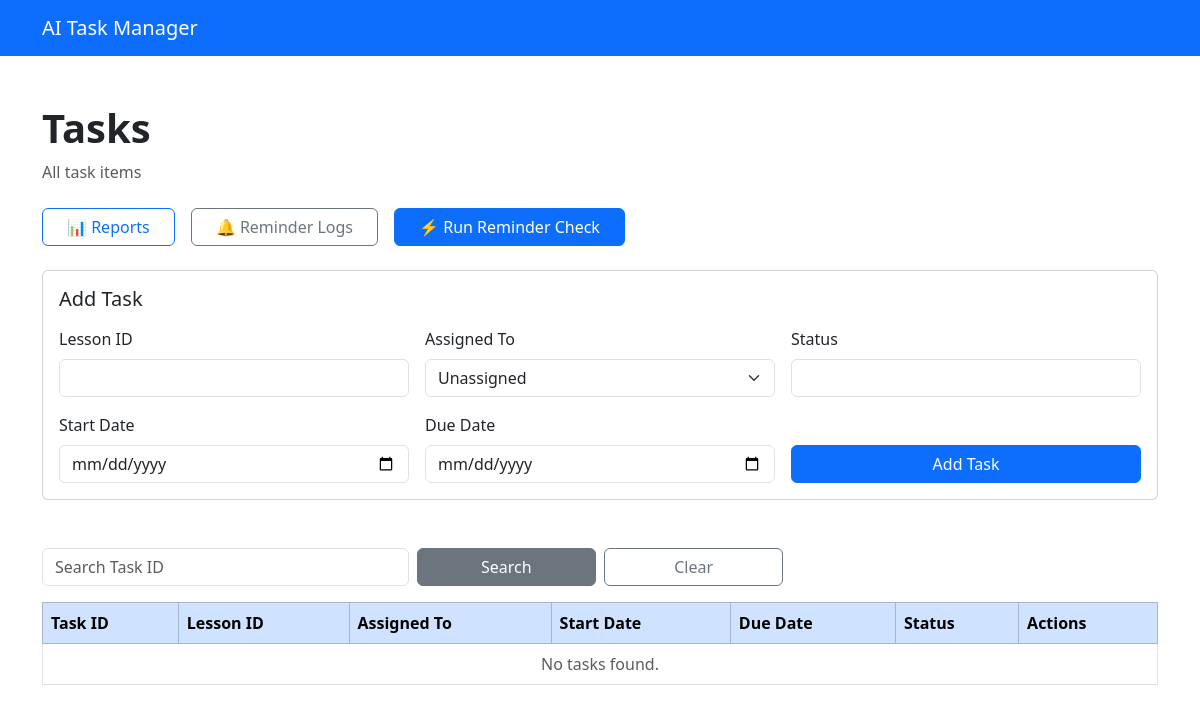
/tasks (signed in), run on an earlier commit of the app's database.
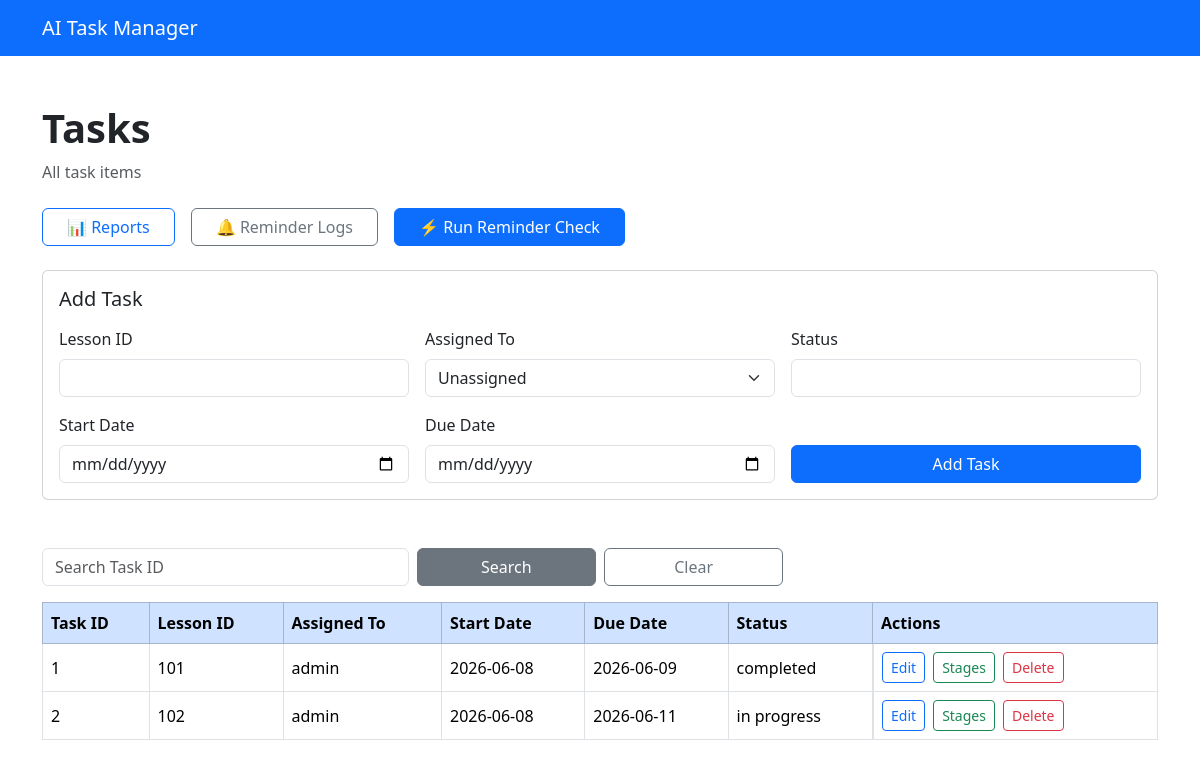
And on a later commit of the database.
### app/models/task.py (models this page shows)
class TaskItem(Base):
    __tablename__ = "task_items"
    id: Mapped[int] = mapped_column(primary_key=True, index=True)
    lesson_id: Mapped[int] = mapped_column(Integer, nullable=False)
    assigned_to: Mapped[Optional[int]] = mapped_column(
        ForeignKey("users.id"),
        nullable=True,
    )
    start_date: Mapped[date] = mapped_column(Date, nullable=False)
    due_date: Mapped[date] = mapped_column(Date, nullable=False)
    status: Mapped[str] = mapped_column(String(50), nullable=False)
    assignee: Mapped[Optional["User"]] = relationship(
        back_populates="task_items",
    )
    stages: Mapped[List["TaskStage"]] = relationship(
        back_populates="task_item",
        cascade="all, delete-orphan",
    )
    reminder_logs: Mapped[List["ReminderLog"]] = relationship(
        back_populates="task_item",
        cascade="all, delete-orphan",
    )

### app/models/user.py (models this page shows)
class User(Base):
    __tablename__ = "users"
    id: Mapped[int] = mapped_column(primary_key=True, index=True)
    username: Mapped[str] = mapped_column(String(50), unique=True, nullable=False)
    password: Mapped[str] = mapped_column(String(255), nullable=False)
    task_items: Mapped[List["TaskItem"]] = relationship(
        back_populates="assignee",
    )

### app/routers/tasks.py (the view)
@router.get("")
async def list_tasks(
    request: Request,
    edit: int | None = None,
    search: int | None = None,
    db: Session = Depends(get_db),
):
    auth_result = require_login(request)
    if isinstance(auth_result, RedirectResponse):
        return auth_result
    query = (
        select(TaskItem)
        .options(joinedload(TaskItem.assignee))
    )
    if search is not None:
        query = query.where(TaskItem.id == search)
    tasks = db.scalars(
        query.order_by(TaskItem.id)
    ).unique().all()
    users = db.scalars(
        select(User).order_by(User.username)
    ).all()
    edit_task = None
    if edit is not None:
        edit_task = db.scalar(
            select(TaskItem).where(TaskItem.id == edit)
        )
    return templates.TemplateResponse(
        request=request,
        name="task_form.html",
        context={
            "tasks": tasks,
            "users": users,
            "edit_task": edit_task,
        },
    )

### app/templates/task_form.html (shortened to what this page needs)
<!DOCTYPE html>
<html lang="en">
<head>
    <link href="https://cdn.jsdelivr.net/npm/bootstrap@5.3.3/dist/css/bootstrap.min.css" rel="stylesheet">
    <link rel="stylesheet" href="/static/css/style.css">
</head>
<body>
    <nav class="navbar navbar-expand-lg navbar-dark bg-primary">
        <div class="container">
            <a class="navbar-brand" href="/dashboard">AI Task Manager</a>
        </div>
    </nav>
    <div class="container mt-5">
        <h1 class="fw-bold">Tasks</h1>
        <p class="text-muted mb-4">All task items</p>
        <div class="d-flex gap-3 mb-4 align-items-center">
            <a href="/reports" class="btn btn-outline-primary px-4">
                📊 Reports
            </a>
            <a href="/reminders" class="btn btn-outline-secondary px-4">
                🔔 Reminder Logs
            </a>
            <form method="post" action="/reminders/run" class="m-0">
                <button type="submit" class="btn btn-primary px-4">
                    ⚡ Run Reminder Check
                </button>
            </form>
        </div>
        {% if edit_task %}
        <form method="post" action="/tasks/{{ edit_task.id }}/update" class="card mb-5">
            <div class="card-body">
                <h2 class="h5 card-title mb-3">Edit Task #{{ edit_task.id }}</h2>
                <div class="row g-3">
                    <div class="col-md-4">
                        <label for="lesson_id" class="form-label">Lesson ID</label>
                        <input
                            type="number"
                            class="form-control"
                            id="lesson_id"
                            name="lesson_id"
                            value="{{ edit_task.lesson_id }}"
                            required
                        >
                    </div>
                    <div class="col-md-4">
                        <label for="assigned_to" class="form-label">Assigned To</label>
                        <select class="form-select" id="assigned_to" name="assigned_to">
                            <option value="" {% if not edit_task.assigned_to %}selected{% endif %}>Unassigned</option>
                            {% for user in users %}
                            <option value="{{ user.id }}" {% if edit_task.assigned_to == user.id %}selected{% endif %}>
                                {{ user.username }}
                            </option>
                            {% endfor %}
                        </select>
                    </div>
                    <div class="col-md-4">
                        <label for="status" class="form-label">Status</label>
                        <input
                            type="text"
                            class="form-control"
                            id="status"
                            name="status"
                            value="{{ edit_task.status }}"
                            required
                        >
                    </div>
                    <div class="col-md-4">
                        <label for="start_date" class="form-label">Start Date</label>
                        <input
                            type="date"
                            class="form-control"
                            id="start_date"
                            name="start_date"
                            value="{{ edit_task.start_date }}"
                            required
                        >
                    </div>
                    <div class="col-md-4">
                        <label for="due_date" class="form-label">Due Date</label>
                        <input
                            type="date"
                            class="form-control"
                            id="due_date"
                            name="due_date"
                            value="{{ edit_task.due_date }}"
                            required
                        >
                    </div>
                    <div class="col-md-4 d-flex align-items-end gap-2">
                        <button type="submit" class="btn btn-primary flex-grow-1">Update Task</button>
                        <a href="/tasks" class="btn btn-outline-secondary">Cancel</a>
                    </div>
                </div>
            </div>
        </form>
        {% else %}
        <form method="post" action="/tasks" class="card mb-5">
            <div class="card-body">
                <h2 class="h5 card-title mb-3">Add Task</h2>
                <div class="row g-3">
                    <div class="col-md-4">
                        <label for="lesson_id" class="form-label">Lesson ID</label>
                        <input
                            type="number"
                            class="form-control"
                            id="lesson_id"
                            name="lesson_id"
                            required
                        >
                    </div>
                    <div class="col-md-4">
                        <label for="assigned_to" class="form-label">Assigned To</label>
                        <select class="form-select" id="assigned_to" name="assigned_to">
                            <option value="">Unassigned</option>
                        </select>
                    </div>
                    <div class="col-md-4">
                        <label for="status" class="form-label">Status</label>
                        <input
                            type="text"
                            class="form-control"
                            id="status"
                            name="status"
                            required
                        >
                    </div>
                    <div class="col-md-4">
                        <label for="start_date" class="form-label">Start Date</label>
                        <input
                            type="date"
                            class="form-control"
                            id="start_date"
                            name="start_date"
                            required
                        >
                    </div>
                    <div class="col-md-4">
                        <label for="due_date" class="form-label">Due Date</label>
                        <input
                            type="date"
                            class="form-control"
                            id="due_date"
                            name="due_date"
                            required
                        >
                    </div>
                    <div class="col-md-4 d-flex align-items-end">
                        <button type="submit" class="btn btn-primary w-100">Add Task</button>
                    </div>
                </div>
            </div>
        </form>
        {% endif %}
        <form method="get" action="/tasks" class="row g-2 mb-3">
            <div class="col-md-4">
                <input
                    type="number"
                    name="search"
                    class="form-control"
                    placeholder="Search Task ID"
                >
            </div>
            <div class="col-md-2">
                <button type="submit" class="btn btn-secondary w-100">
                    Search
                </button>
            </div>
            <div class="col-md-2">
                <a href="/tasks" class="btn btn-outline-secondary w-100">
                    Clear
                </a>
            </div>
        </form>
        <div class="table-responsive">
            <table class="table table-hover table-bordered align-middle">
                <thead class="table-primary">
                    <tr>
                        <th>Task ID</th>
                        <th>Lesson ID</th>
                        <th>Assigned To</th>
                        <th>Start Date</th>
                        <th>Due Date</th>
                        <th>Status</th>
                        <th>Actions</th>
                    </tr>
                </thead>
                <tbody>
                    {% if tasks %}
                    {% for task in tasks %}
                    <tr>
                        <td>{{ task.id }}</td>
                        <td>{{ task.lesson_id }}</td>
                        <td>{{ task.assignee.username if task.assignee else "—" }}</td>
                        <td>{{ task.start_date }}</td>
                        <td>{{ task.due_date }}</td>
                        <td>{{ task.status }}</td>
                        <td class="d-flex gap-2">
                            <a href="/tasks?edit={{ task.id }}"
                               class="btn btn-sm btn-outline-primary">
                                Edit
                            </a>
                        <a href="/tasks/{{ task.id }}/stages"
class="btn btn-sm btn-outline-success">
Stages
</a>
                            <form
                                method="post"
                                action="/tasks/{{ task.id }}/delete"
                                onsubmit="return confirm('Are you sure you want to delete this task?');"
                            >
                                <button
                                    type="submit"
                                    class="btn btn-sm btn-outline-danger">
                                    Delete
                            </form>
                        </td>
                    </tr>
                    {% endfor %}
                    {% else %}
                    <tr>
                        <td colspan="7" class="text-center text-muted">No tasks found.</td>
                    </tr>
                    {% endif %}
                </tbody>
            </table>
        </div>
    </div>
</body>
</html>

### app/static/css/style.css (style rules this page uses)
body { min-height: 100vh; }

What changed in the data, as far as the page shows it:
added TaskItem: id "1", lesson_id "101", assignee "admin", start_date "2026-06-08", due_date "2026-06-09", status "completed"
added TaskItem: id "2", lesson_id "102", assignee "admin", start_date "2026-06-08", due_date "2026-06-11", status "in progress"
Also different on the page:
text no longer shown: "No tasks found."
